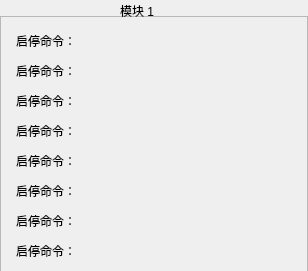
<?xml version="1.0" encoding="UTF-8"?>
<ui version="4.0">
 <class>ChilledBump</class>
 <widget class="QWidget" name="ChilledBump">
  <property name="geometry">
   <rect>
    <x>0</x>
    <y>0</y>
    <width>308</width>
    <height>271</height>
   </rect>
  </property>
  <property name="windowTitle">
   <string>Form</string>
  </property>
  <widget class="QFrame" name="frame">
   <property name="geometry">
    <rect>
     <x>0</x>
     <y>16</y>
     <width>308</width>
     <height>257</height>
    </rect>
   </property>
   <property name="styleSheet">
    <string notr="true">#frame{
border-image: url(:/UI/Widget/System_Bump_3.png);}</string>
   </property>
   <property name="frameShape">
    <enum>QFrame::StyledPanel</enum>
   </property>
   <property name="frameShadow">
    <enum>QFrame::Raised</enum>
   </property>
   <widget class="QLabel" name="label_36">
    <property name="geometry">
     <rect>
      <x>16</x>
      <y>106</y>
      <width>81</width>
      <height>17</height>
     </rect>
    </property>
    <property name="text">
     <string>启停命令：</string>
    </property>
   </widget>
   <widget class="QLabel" name="label_37">
    <property name="geometry">
     <rect>
      <x>16</x>
      <y>166</y>
      <width>81</width>
      <height>17</height>
     </rect>
    </property>
    <property name="text">
     <string>启停命令：</string>
    </property>
   </widget>
   <widget class="QLabel" name="label_38">
    <property name="geometry">
     <rect>
      <x>16</x>
      <y>226</y>
      <width>81</width>
      <height>17</height>
     </rect>
    </property>
    <property name="text">
     <string>启停命令：</string>
    </property>
   </widget>
   <widget class="QLabel" name="label_39">
    <property name="geometry">
     <rect>
      <x>16</x>
      <y>76</y>
      <width>81</width>
      <height>17</height>
     </rect>
    </property>
    <property name="text">
     <string>启停命令：</string>
    </property>
   </widget>
   <widget class="QLabel" name="label_40">
    <property name="geometry">
     <rect>
      <x>16</x>
      <y>196</y>
      <width>81</width>
      <height>17</height>
     </rect>
    </property>
    <property name="text">
     <string>启停命令：</string>
    </property>
   </widget>
   <widget class="QLabel" name="label_41">
    <property name="geometry">
     <rect>
      <x>16</x>
      <y>46</y>
      <width>81</width>
      <height>17</height>
     </rect>
    </property>
    <property name="text">
     <string>启停命令：</string>
    </property>
   </widget>
   <widget class="QLabel" name="label_42">
    <property name="geometry">
     <rect>
      <x>16</x>
      <y>136</y>
      <width>81</width>
      <height>17</height>
     </rect>
    </property>
    <property name="text">
     <string>启停命令：</string>
    </property>
   </widget>
   <widget class="QLabel" name="label_43">
    <property name="geometry">
     <rect>
      <x>16</x>
      <y>16</y>
      <width>81</width>
      <height>17</height>
     </rect>
    </property>
    <property name="text">
     <string>启停命令：</string>
    </property>
   </widget>
  </widget>
  <widget class="QLabel" name="label_44">
   <property name="geometry">
    <rect>
     <x>120</x>
     <y>0</y>
     <width>49</width>
     <height>21</height>
    </rect>
   </property>
   <property name="text">
    <string>模块 1</string>
   </property>
  </widget>
 </widget>
 <resources/>
 <connections/>
</ui>
